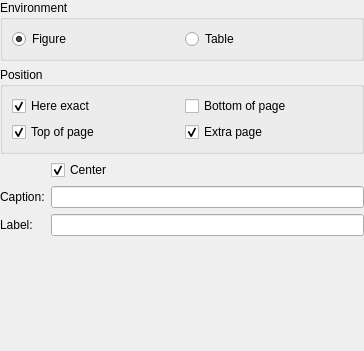
<ui version="4.0" >
 <class>FloatDialog</class>
 <widget class="QWidget" name="FloatDialog" >
  <property name="geometry" >
   <rect>
    <x>0</x>
    <y>0</y>
    <width>364</width>
    <height>351</height>
   </rect>
  </property>
  <property name="windowTitle" >
   <string>Form</string>
  </property>
  <layout class="QVBoxLayout" >
   <property name="leftMargin" >
    <number>0</number>
   </property>
   <property name="topMargin" >
    <number>0</number>
   </property>
   <property name="rightMargin" >
    <number>0</number>
   </property>
   <property name="bottomMargin" >
    <number>0</number>
   </property>
   <item>
    <widget class="QGroupBox" name="groupBox" >
     <property name="title" >
      <string>Environment</string>
     </property>
     <layout class="QHBoxLayout" >
      <item>
       <widget class="QRadioButton" name="m_rbFigure" >
        <property name="text" >
         <string>Figure</string>
        </property>
        <property name="checked" >
         <bool>true</bool>
        </property>
       </widget>
      </item>
      <item>
       <widget class="QRadioButton" name="m_rbTable" >
        <property name="text" >
         <string>Table</string>
        </property>
       </widget>
      </item>
     </layout>
    </widget>
   </item>
   <item>
    <widget class="QGroupBox" name="groupBox_2" >
     <property name="title" >
      <string>Position</string>
     </property>
     <layout class="QGridLayout" >
      <item row="0" column="0" >
       <widget class="QCheckBox" name="m_cbHere" >
        <property name="text" >
         <string>Here exact</string>
        </property>
        <property name="checked" >
         <bool>true</bool>
        </property>
       </widget>
      </item>
      <item row="0" column="1" >
       <widget class="QCheckBox" name="m_cbBottom" >
        <property name="text" >
         <string>Bottom of page</string>
        </property>
       </widget>
      </item>
      <item row="1" column="0" >
       <widget class="QCheckBox" name="m_cbTop" >
        <property name="text" >
         <string>Top of page</string>
        </property>
        <property name="checked" >
         <bool>true</bool>
        </property>
       </widget>
      </item>
      <item row="1" column="1" >
       <widget class="QCheckBox" name="m_cbPage" >
        <property name="text" >
         <string>Extra page</string>
        </property>
        <property name="checked" >
         <bool>true</bool>
        </property>
       </widget>
      </item>
     </layout>
    </widget>
   </item>
   <item>
    <widget class="QWidget" native="1" name="widget" >
     <layout class="QGridLayout" >
      <property name="leftMargin" >
       <number>0</number>
      </property>
      <property name="topMargin" >
       <number>0</number>
      </property>
      <property name="rightMargin" >
       <number>0</number>
      </property>
      <property name="bottomMargin" >
       <number>0</number>
      </property>
      <item row="0" column="1" >
       <widget class="QCheckBox" name="m_cbCenter" >
        <property name="text" >
         <string>Center</string>
        </property>
        <property name="checked" >
         <bool>true</bool>
        </property>
       </widget>
      </item>
      <item row="1" column="0" >
       <widget class="QLabel" name="label_2" >
        <property name="text" >
         <string>Caption:</string>
        </property>
        <property name="buddy" >
         <cstring>m_edCaption</cstring>
        </property>
       </widget>
      </item>
      <item row="1" column="1" >
       <widget class="QLineEdit" name="m_edCaption" />
      </item>
      <item row="2" column="0" >
       <widget class="QLabel" name="label_3" >
        <property name="text" >
         <string>Label:</string>
        </property>
        <property name="buddy" >
         <cstring>m_edLabel</cstring>
        </property>
       </widget>
      </item>
      <item row="2" column="1" >
       <widget class="QLineEdit" name="m_edLabel" />
      </item>
      <item row="3" column="1" >
       <spacer>
        <property name="orientation" >
         <enum>Qt::Vertical</enum>
        </property>
        <property name="sizeHint" >
         <size>
          <width>20</width>
          <height>40</height>
         </size>
        </property>
       </spacer>
      </item>
     </layout>
    </widget>
   </item>
  </layout>
 </widget>
 <layoutfunction spacing="KDialog::spacingHint" margin="KDialog::marginHint" />
 <resources/>
 <connections/>
</ui>
